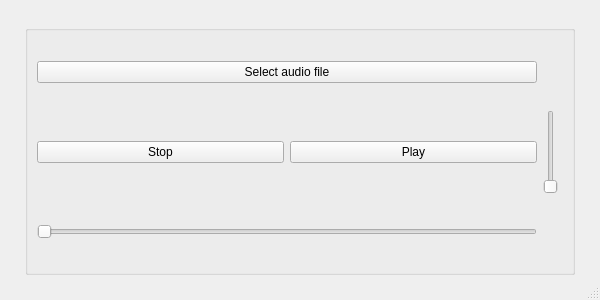
<?xml version="1.0" encoding="UTF-8"?>
<ui version="4.0">
 <class>MainWindow</class>
 <widget class="QMainWindow" name="MainWindow">
  <property name="geometry">
   <rect>
    <x>0</x>
    <y>0</y>
    <width>600</width>
    <height>300</height>
   </rect>
  </property>
  <property name="maximumSize">
   <size>
    <width>600</width>
    <height>300</height>
   </size>
  </property>
  <property name="windowTitle">
   <string>MainWindow</string>
  </property>
  <widget class="QWidget" name="centralwidget">
   <widget class="QGroupBox" name="verticalGroupBox">
    <property name="geometry">
     <rect>
      <x>25</x>
      <y>25</y>
      <width>550</width>
      <height>250</height>
     </rect>
    </property>
    <property name="alignment">
     <set>Qt::AlignLeading|Qt::AlignLeft|Qt::AlignVCenter</set>
    </property>
    <layout class="QGridLayout" name="gridLayout">
     <item row="2" column="0" colspan="2">
      <widget class="QSlider" name="timeline">
       <property name="orientation">
        <enum>Qt::Horizontal</enum>
       </property>
      </widget>
     </item>
     <item row="0" column="0" colspan="2">
      <widget class="QPushButton" name="selectbutton">
       <property name="text">
        <string>Select audio file</string>
       </property>
      </widget>
     </item>
     <item row="0" column="2">
      <spacer name="verticalSpacer">
       <property name="orientation">
        <enum>Qt::Vertical</enum>
       </property>
       <property name="sizeHint" stdset="0">
        <size>
         <width>20</width>
         <height>40</height>
        </size>
       </property>
      </spacer>
     </item>
     <item row="2" column="2">
      <spacer name="verticalSpacer_2">
       <property name="orientation">
        <enum>Qt::Vertical</enum>
       </property>
       <property name="sizeHint" stdset="0">
        <size>
         <width>20</width>
         <height>40</height>
        </size>
       </property>
      </spacer>
     </item>
     <item row="1" column="2">
      <widget class="QSlider" name="volume">
       <property name="orientation">
        <enum>Qt::Vertical</enum>
       </property>
      </widget>
     </item>
     <item row="1" column="1">
      <widget class="QPushButton" name="playbutton">
       <property name="text">
        <string>Play</string>
       </property>
      </widget>
     </item>
     <item row="1" column="0">
      <widget class="QPushButton" name="stopbutton">
       <property name="text">
        <string>Stop</string>
       </property>
      </widget>
     </item>
    </layout>
   </widget>
  </widget>
  <widget class="QStatusBar" name="statusbar"/>
 </widget>
 <resources/>
 <connections/>
</ui>
